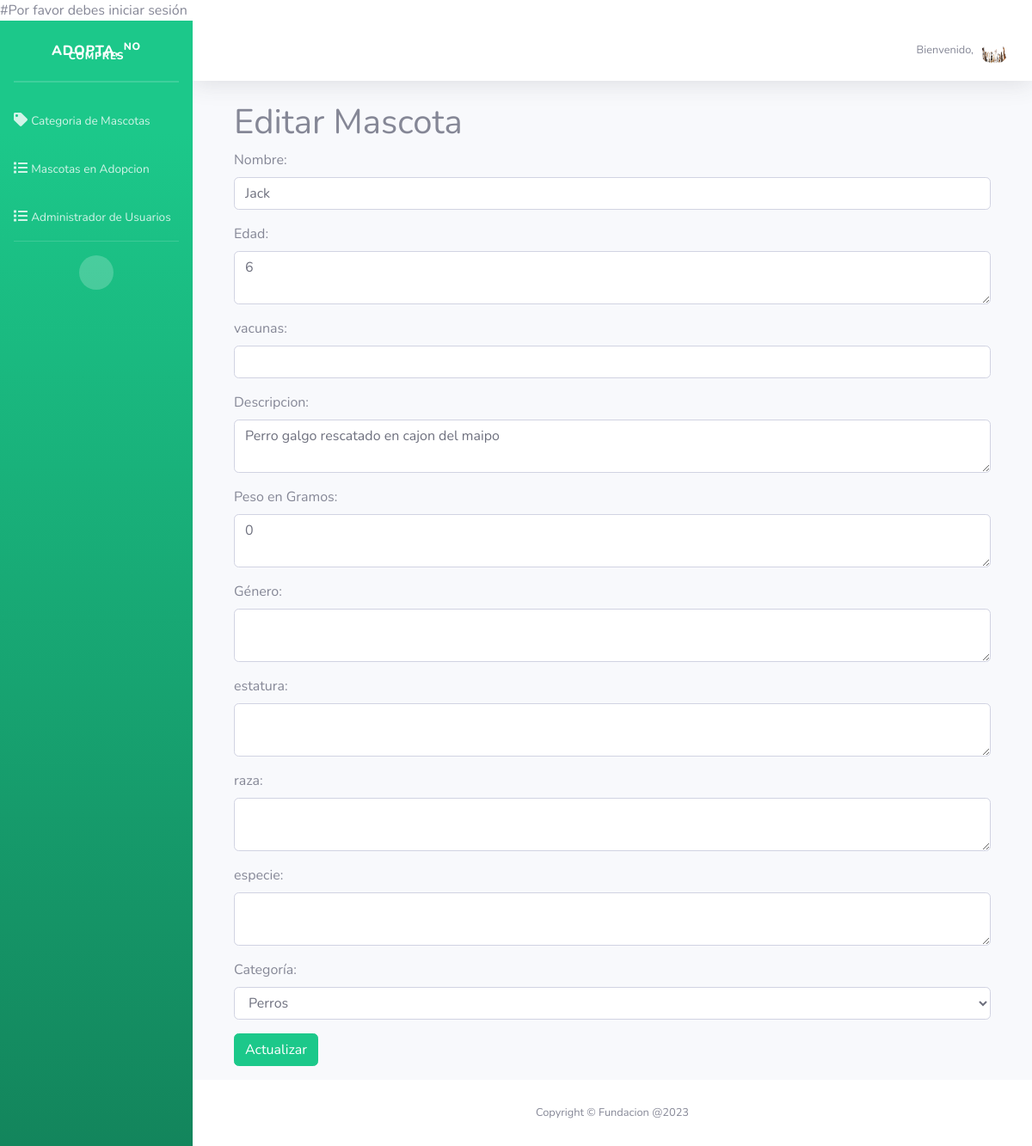
/src/FundacionTaller/Administrador/editar.php?id=62, run on the app's committed database.
### tables this page shows
CREATE TABLE `mascotas` (
  `id` int(100) NOT NULL,
  `nombre` varchar(255) NOT NULL,
  `edad` int(3) NOT NULL,
  `vacunas` varchar(200) NOT NULL,
  `descripcion` text NOT NULL,
  `peso_gramos` int(5) NOT NULL,
  `estatura` varchar(40) NOT NULL,
  `raza` varchar(100) NOT NULL,
  `genero` varchar(40) NOT NULL,
  `imagen` varchar(50) NOT NULL,
  `id_categoria` int(100) NOT NULL,
  `especie` varchar(100) NOT NULL
);

CREATE TABLE `categorias` (
  `id` int(11) NOT NULL,
  `categoria` varchar(50) NOT NULL
);

### src/FundacionTaller/Administrador/editar.php (the view, shortened to what this page needs)
<?php
if (isset($_GET['id'])) {
    require_once "../PHP/coneccion.php";
    $id = $_GET['id'];
    if (isset(
        $_POST['nombre'],
        $_POST['edad'],
        $_POST['vacunas'],
        $_POST['descripcion'],
        $_POST['peso_gramos'],
        $_POST['genero'],
        $_POST['estatura'],
        $_POST['raza'],
        $_POST['id_categoria']
    )){
        $nombre = $_POST['nombre'];
        $edad = $_POST['edad'];
        $vacunas = $_POST['vacunas'];
        $descripcion = $_POST['descripcion'];
        $peso_gramos =  $_POST['peso_gramos'];
        $genero = $_POST['genero'];
        $estatura = $_POST['estatura'];
        $raza = $_POST['raza'];
        $especie = $_POST['especie'];
        $id_categoria = $_POST['id_categoria'];
        $query = mysqli_query($coneccion, "UPDATE mascotas SET
        nombre = '$nombre',
        edad = '$edad',
        vacunas = '$vacunas',
        descripcion = '$descripcion',
        peso_gramos = '$peso_gramos',
        genero = '$genero',
        estatura ='$estatura',
        raza = '$raza',
        especie = '$especie',
        id_categoria = '$id_categoria'
        WHERE id = '$id'");
        if ($query) {
            header('Location: mascotas.php');
            exit();
        } else {
            echo "Error al actualizar los datos: " . mysqli_error($coneccion);
        }
    } else {
        $query = mysqli_query($coneccion, "SELECT * FROM mascotas WHERE id = '$id'");
        $mascota = mysqli_fetch_assoc($query);
        if ($mascota) {
?>
<html lang="es">
<?php include("header.php"); ?>
<body>
    <div class="container">
        <h1>Editar Mascota</h1>
        <form method="POST" action="editar.php?id=<?php echo $id; ?>">
        <div class="form-group">
                <label for="nombre">Nombre:</label>
                <input type="text" class="form-control" name="nombre" value="<?php echo $mascota['nombre']; ?>">
            </div>
            <div class="form-group">
                <label for="edad">Edad:</label>
                <textarea class="form-control" name="edad"><?php echo $mascota['edad']; ?></textarea>
            </div>
            <div class="form-group">
                <label for="vacunas">vacunas:</label>
                <input type="text" class="form-control" name="vacunas" value="<?php echo $mascota['vacunas']; ?>">
            </div>
            <div class="form-group">
                <label for="descripcion">Descripcion:</label>
                <textarea class="form-control" name="descripcion" ><?php echo $mascota['descripcion']; ?></textarea>
            </div>
            <div class="form-group">
                <label for="peso_gramos">Peso en Gramos:</label>
                <textarea class="form-control" name="peso_gramos" ><?php echo $mascota['peso_gramos']; ?></textarea>
            </div>
            <div class="form-group">
                <label for="genero">Género:</label>
                <textarea class="form-control" name="genero" ><?php echo $mascota['genero']; ?></textarea>
            </div>
            <div class="form-group">
                <label for="estatura">estatura:</label>
                <textarea class="form-control" name="estatura" ><?php echo $mascota['estatura']; ?></textarea>
            </div>
            <div class="form-group">
                <label for="raza">raza:</label>
                <textarea class="form-control" name="raza" ><?php echo $mascota['raza']; ?></textarea>
            </div>
            <div class="form-group">
                <label for="especie">especie:</label>
                <textarea class="form-control" name="especie" ><?php echo $mascota['especie']; ?></textarea>
            </div>
            <div class="form-group">
                <label for="id_categoria">Categoría:</label>
                <select class="form-control" name="id_categoria">
                    <?php
                    $queryCategorias = mysqli_query($coneccion, "SELECT id, categoria FROM categorias");
                    while ($categoria = mysqli_fetch_assoc($queryCategorias)) {
                        $categoriaId = $categoria['id'];
                        $categoriaNombre = $categoria['categoria'];
                        ?>
                        <option value="<?php echo $categoriaId; ?>" <?php if ($categoriaId == $mascota['id_categoria']) echo "selected"; ?>><?php echo $categoriaNombre; ?></option>
                    <?php } ?>
                </select>
            </div>
            <input type="submit" class="btn btn-success" value="Actualizar">
        </form>
    </div>
</body>
</html>
<?php
        } else {
            echo "No se encontraron datos para la mascota con ID: $id";
        }
    }
} else {
    echo "ID no proporcionado";
}
?>
<?php include("footer.php"); ?>

### data on the page
mascotas: nombre "Jack", edad "6", descripcion "Perro galgo rescatado en cajon del maipo", peso_gramos "0", id_categoria "Perros"
